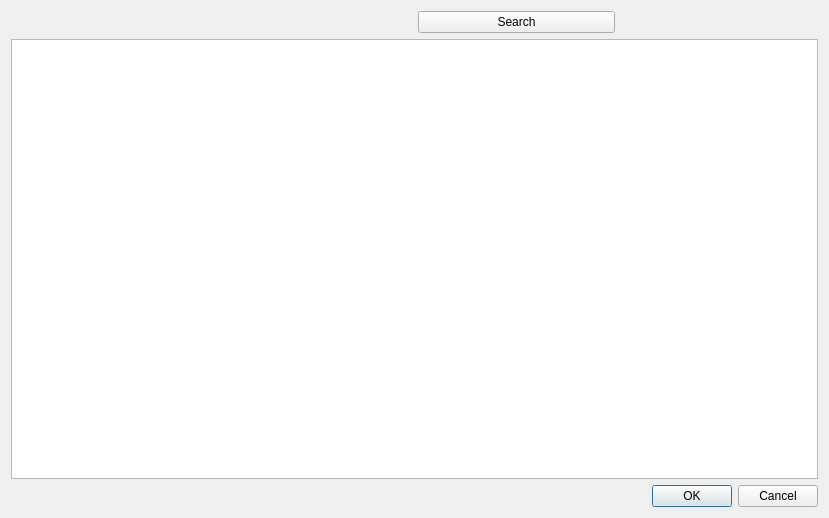
<?xml version="1.0" encoding="UTF-8"?>
<ui version="4.0">
 <class>AlbumCoverSearcher</class>
 <widget class="QDialog" name="AlbumCoverSearcher">
  <property name="geometry">
   <rect>
    <x>0</x>
    <y>0</y>
    <width>829</width>
    <height>518</height>
   </rect>
  </property>
  <property name="windowTitle">
   <string>Cover Manager</string>
  </property>
  <layout class="QVBoxLayout" name="verticalLayout">
   <item>
    <layout class="QHBoxLayout" name="horizontalLayout">
     <item>
      <widget class="QSearchField" name="artist">
       <property name="toolTip">
        <string>Artist</string>
       </property>
       <property name="placeholderText" stdset="0">
        <string>Artist</string>
       </property>
      </widget>
     </item>
     <item>
      <widget class="QSearchField" name="album">
       <property name="toolTip">
        <string>Album</string>
       </property>
       <property name="placeholderText" stdset="0">
        <string>Album</string>
       </property>
      </widget>
     </item>
     <item>
      <widget class="QPushButton" name="search">
       <property name="text">
        <string>Search</string>
       </property>
      </widget>
     </item>
     <item>
      <widget class="BusyIndicator" name="busy" native="true"/>
     </item>
    </layout>
   </item>
   <item>
    <widget class="GroupedIconView" name="covers">
     <property name="verticalScrollBarPolicy">
      <enum>Qt::ScrollBarAsNeeded</enum>
     </property>
     <property name="horizontalScrollBarPolicy">
      <enum>Qt::ScrollBarAlwaysOff</enum>
     </property>
     <property name="iconSize">
      <size>
       <width>120</width>
       <height>120</height>
      </size>
     </property>
     <property name="spacing">
      <number>2</number>
     </property>
    </widget>
   </item>
   <item>
    <widget class="QDialogButtonBox" name="buttonBox">
     <property name="orientation">
      <enum>Qt::Horizontal</enum>
     </property>
     <property name="standardButtons">
      <set>QDialogButtonBox::Cancel|QDialogButtonBox::Ok</set>
     </property>
    </widget>
   </item>
  </layout>
 </widget>
 <customwidgets>
  <customwidget>
   <class>QSearchField</class>
   <extends>QWidget</extends>
   <header>3rdparty/qocoa/qsearchfield.h</header>
  </customwidget>
  <customwidget>
   <class>BusyIndicator</class>
   <extends>QWidget</extends>
   <header>widgets/busyindicator.h</header>
  </customwidget>
  <customwidget>
   <class>GroupedIconView</class>
   <extends>QListView</extends>
   <header>widgets/groupediconview.h</header>
  </customwidget>
 </customwidgets>
 <tabstops>
  <tabstop>artist</tabstop>
  <tabstop>album</tabstop>
  <tabstop>search</tabstop>
  <tabstop>covers</tabstop>
  <tabstop>buttonBox</tabstop>
 </tabstops>
 <resources/>
 <connections>
  <connection>
   <sender>buttonBox</sender>
   <signal>accepted()</signal>
   <receiver>AlbumCoverSearcher</receiver>
   <slot>accept()</slot>
   <hints>
    <hint type="sourcelabel">
     <x>257</x>
     <y>508</y>
    </hint>
    <hint type="destinationlabel">
     <x>157</x>
     <y>274</y>
    </hint>
   </hints>
  </connection>
  <connection>
   <sender>buttonBox</sender>
   <signal>rejected()</signal>
   <receiver>AlbumCoverSearcher</receiver>
   <slot>reject()</slot>
   <hints>
    <hint type="sourcelabel">
     <x>325</x>
     <y>508</y>
    </hint>
    <hint type="destinationlabel">
     <x>286</x>
     <y>274</y>
    </hint>
   </hints>
  </connection>
  <connection>
   <sender>artist</sender>
   <signal>returnPressed()</signal>
   <receiver>search</receiver>
   <slot>click()</slot>
   <hints>
    <hint type="sourcelabel">
     <x>357</x>
     <y>35</y>
    </hint>
    <hint type="destinationlabel">
     <x>812</x>
     <y>36</y>
    </hint>
   </hints>
  </connection>
  <connection>
   <sender>album</sender>
   <signal>returnPressed()</signal>
   <receiver>search</receiver>
   <slot>click()</slot>
   <hints>
    <hint type="sourcelabel">
     <x>580</x>
     <y>22</y>
    </hint>
    <hint type="destinationlabel">
     <x>779</x>
     <y>21</y>
    </hint>
   </hints>
  </connection>
 </connections>
</ui>
